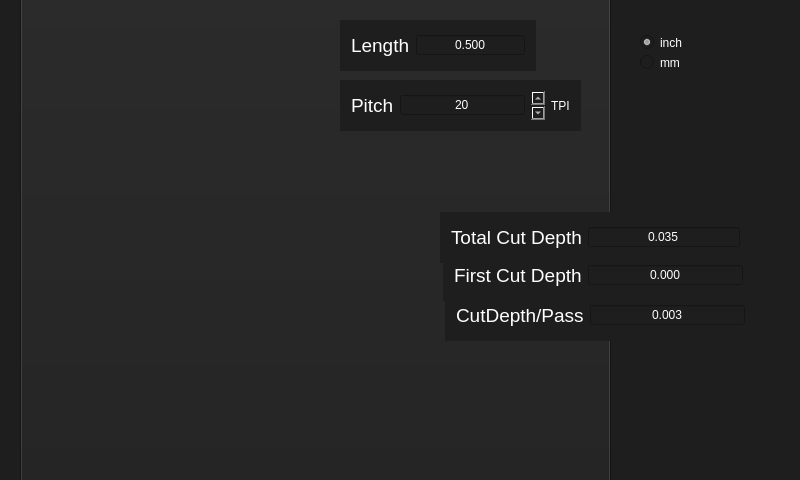
<?xml version="1.0" encoding="UTF-8"?>
<ui version="4.0">
 <class>eznc</class>
 <widget class="QDialog" name="eznc">
  <property name="geometry">
   <rect>
    <x>0</x>
    <y>0</y>
    <width>800</width>
    <height>480</height>
   </rect>
  </property>
  <property name="windowTitle">
   <string>MainWindow</string>
  </property>
  <property name="styleSheet">
   <string notr="true">background-color: rgb(30, 30, 30);</string>
  </property>
  <layout class="QHBoxLayout" name="horizontalLayout_4">
   <property name="spacing">
    <number>0</number>
   </property>
   <property name="leftMargin">
    <number>0</number>
   </property>
   <property name="topMargin">
    <number>0</number>
   </property>
   <property name="rightMargin">
    <number>0</number>
   </property>
   <property name="bottomMargin">
    <number>0</number>
   </property>
   <item>
    <widget class="QWidget" name="centralWidget" native="true">
     <property name="styleSheet">
      <string notr="true">color: rgb(255, 255, 255);</string>
     </property>
     <widget class="QToolButton" name="extThreadIcon">
      <property name="geometry">
       <rect>
        <x>20</x>
        <y>-110</y>
        <width>591</width>
        <height>661</height>
       </rect>
      </property>
      <property name="sizePolicy">
       <sizepolicy hsizetype="Expanding" vsizetype="Expanding">
        <horstretch>0</horstretch>
        <verstretch>0</verstretch>
       </sizepolicy>
      </property>
      <property name="text">
       <string/>
      </property>
      <property name="icon">
       <iconset>
        <normaloff>images/ext_thread2_dim.svg</normaloff>images/ext_thread2_dim.svg</iconset>
      </property>
      <property name="iconSize">
       <size>
        <width>800</width>
        <height>470</height>
       </size>
      </property>
      <property name="autoRaise">
       <bool>false</bool>
      </property>
     </widget>
     <widget class="QWidget" name="boxLength" native="true">
      <property name="geometry">
       <rect>
        <x>340</x>
        <y>20</y>
        <width>196</width>
        <height>51</height>
       </rect>
      </property>
      <property name="font">
       <font>
        <pointsize>18</pointsize>
       </font>
      </property>
      <layout class="QHBoxLayout" name="horizontalLayout">
       <item>
        <widget class="QLabel" name="label_4">
         <property name="font">
          <font>
           <pointsize>14</pointsize>
          </font>
         </property>
         <property name="text">
          <string>Length</string>
         </property>
        </widget>
       </item>
       <item>
        <widget class="QDoubleSpinBox" name="txtThreadLength">
         <property name="enabled">
          <bool>true</bool>
         </property>
         <property name="sizePolicy">
          <sizepolicy hsizetype="Expanding" vsizetype="Fixed">
           <horstretch>0</horstretch>
           <verstretch>0</verstretch>
          </sizepolicy>
         </property>
         <property name="alignment">
          <set>Qt::AlignCenter</set>
         </property>
         <property name="buttonSymbols">
          <enum>QAbstractSpinBox::NoButtons</enum>
         </property>
         <property name="decimals">
          <number>3</number>
         </property>
         <property name="maximum">
          <double>999.000000000000000</double>
         </property>
         <property name="value">
          <double>0.500000000000000</double>
         </property>
        </widget>
       </item>
      </layout>
     </widget>
     <widget class="QWidget" name="boxPitch" native="true">
      <property name="geometry">
       <rect>
        <x>340</x>
        <y>80</y>
        <width>241</width>
        <height>51</height>
       </rect>
      </property>
      <property name="font">
       <font>
        <pointsize>18</pointsize>
       </font>
      </property>
      <layout class="QHBoxLayout" name="horizontalLayout_2">
       <item>
        <widget class="QLabel" name="label_5">
         <property name="font">
          <font>
           <pointsize>14</pointsize>
          </font>
         </property>
         <property name="text">
          <string>Pitch</string>
         </property>
        </widget>
       </item>
       <item>
        <widget class="QDoubleSpinBox" name="txtPitch">
         <property name="sizePolicy">
          <sizepolicy hsizetype="Expanding" vsizetype="Fixed">
           <horstretch>0</horstretch>
           <verstretch>0</verstretch>
          </sizepolicy>
         </property>
         <property name="alignment">
          <set>Qt::AlignCenter</set>
         </property>
         <property name="buttonSymbols">
          <enum>QAbstractSpinBox::NoButtons</enum>
         </property>
         <property name="decimals">
          <number>0</number>
         </property>
         <property name="maximum">
          <double>999.000000000000000</double>
         </property>
         <property name="value">
          <double>20.000000000000000</double>
         </property>
        </widget>
       </item>
       <item>
        <widget class="QScrollBar" name="verticalScrollBar">
         <property name="orientation">
          <enum>Qt::Vertical</enum>
         </property>
        </widget>
       </item>
       <item>
        <widget class="QLabel" name="label">
         <property name="text">
          <string>TPI</string>
         </property>
        </widget>
       </item>
      </layout>
     </widget>
     <widget class="QWidget" name="boxTotalCutDepth" native="true">
      <property name="geometry">
       <rect>
        <x>440</x>
        <y>212</y>
        <width>311</width>
        <height>51</height>
       </rect>
      </property>
      <property name="font">
       <font>
        <pointsize>18</pointsize>
       </font>
      </property>
      <layout class="QHBoxLayout" name="horizontalLayout_3">
       <item>
        <widget class="QLabel" name="label_6">
         <property name="font">
          <font>
           <pointsize>14</pointsize>
          </font>
         </property>
         <property name="text">
          <string>Total Cut Depth</string>
         </property>
        </widget>
       </item>
       <item>
        <widget class="QDoubleSpinBox" name="txtToolLength_3">
         <property name="sizePolicy">
          <sizepolicy hsizetype="Expanding" vsizetype="Fixed">
           <horstretch>0</horstretch>
           <verstretch>0</verstretch>
          </sizepolicy>
         </property>
         <property name="alignment">
          <set>Qt::AlignCenter</set>
         </property>
         <property name="buttonSymbols">
          <enum>QAbstractSpinBox::NoButtons</enum>
         </property>
         <property name="decimals">
          <number>3</number>
         </property>
         <property name="maximum">
          <double>999.000000000000000</double>
         </property>
         <property name="value">
          <double>0.035000000000000</double>
         </property>
        </widget>
       </item>
      </layout>
     </widget>
     <widget class="QWidget" name="boxTotalCutDepth_2" native="true">
      <property name="geometry">
       <rect>
        <x>443</x>
        <y>250</y>
        <width>311</width>
        <height>51</height>
       </rect>
      </property>
      <property name="font">
       <font>
        <pointsize>18</pointsize>
       </font>
      </property>
      <layout class="QHBoxLayout" name="horizontalLayout_5">
       <item>
        <widget class="QLabel" name="label_7">
         <property name="font">
          <font>
           <pointsize>14</pointsize>
          </font>
         </property>
         <property name="text">
          <string>First Cut Depth</string>
         </property>
        </widget>
       </item>
       <item>
        <widget class="QDoubleSpinBox" name="txtToolLength_4">
         <property name="sizePolicy">
          <sizepolicy hsizetype="Expanding" vsizetype="Fixed">
           <horstretch>0</horstretch>
           <verstretch>0</verstretch>
          </sizepolicy>
         </property>
         <property name="alignment">
          <set>Qt::AlignCenter</set>
         </property>
         <property name="buttonSymbols">
          <enum>QAbstractSpinBox::NoButtons</enum>
         </property>
         <property name="decimals">
          <number>3</number>
         </property>
         <property name="maximum">
          <double>999.000000000000000</double>
         </property>
        </widget>
       </item>
      </layout>
     </widget>
     <widget class="QWidget" name="boxTotalCutDepth_3" native="true">
      <property name="geometry">
       <rect>
        <x>445</x>
        <y>290</y>
        <width>311</width>
        <height>51</height>
       </rect>
      </property>
      <property name="font">
       <font>
        <pointsize>18</pointsize>
       </font>
      </property>
      <layout class="QHBoxLayout" name="horizontalLayout_6">
       <item>
        <widget class="QLabel" name="label_8">
         <property name="font">
          <font>
           <pointsize>14</pointsize>
          </font>
         </property>
         <property name="text">
          <string>CutDepth/Pass</string>
         </property>
        </widget>
       </item>
       <item>
        <widget class="QDoubleSpinBox" name="txtToolLength_5">
         <property name="sizePolicy">
          <sizepolicy hsizetype="Expanding" vsizetype="Fixed">
           <horstretch>0</horstretch>
           <verstretch>0</verstretch>
          </sizepolicy>
         </property>
         <property name="alignment">
          <set>Qt::AlignCenter</set>
         </property>
         <property name="buttonSymbols">
          <enum>QAbstractSpinBox::NoButtons</enum>
         </property>
         <property name="decimals">
          <number>3</number>
         </property>
         <property name="maximum">
          <double>999.000000000000000</double>
         </property>
         <property name="value">
          <double>0.003000000000000</double>
         </property>
        </widget>
       </item>
      </layout>
     </widget>
     <widget class="QRadioButton" name="radioButton">
      <property name="enabled">
       <bool>true</bool>
      </property>
      <property name="geometry">
       <rect>
        <x>640</x>
        <y>30</y>
        <width>117</width>
        <height>25</height>
       </rect>
      </property>
      <property name="text">
       <string>inch</string>
      </property>
      <property name="checked">
       <bool>true</bool>
      </property>
      <attribute name="buttonGroup">
       <string notr="true">buttonGroup</string>
      </attribute>
     </widget>
     <widget class="QRadioButton" name="radioButton_2">
      <property name="geometry">
       <rect>
        <x>640</x>
        <y>50</y>
        <width>117</width>
        <height>25</height>
       </rect>
      </property>
      <property name="text">
       <string>mm</string>
      </property>
      <attribute name="buttonGroup">
       <string notr="true">buttonGroup</string>
      </attribute>
     </widget>
    </widget>
   </item>
  </layout>
 </widget>
 <layoutdefault spacing="6" margin="11"/>
 <resources/>
 <connections/>
 <buttongroups>
  <buttongroup name="buttonGroup"/>
 </buttongroups>
</ui>
